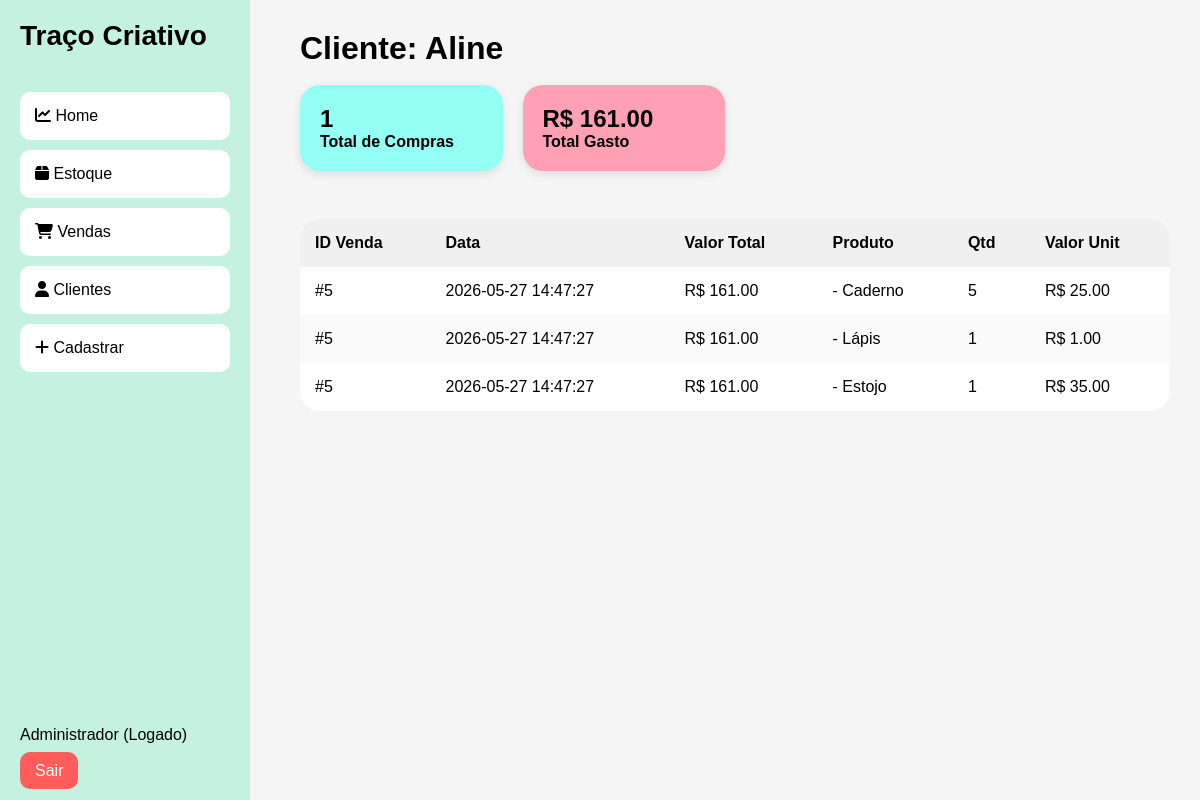
/cliente/1 (signed in), run on the app's committed database.
### tables this page shows
CREATE TABLE clientes (
        id INTEGER PRIMARY KEY AUTOINCREMENT,
        nome TEXT NOT NULL,
        email TEXT NOT NULL
    );

CREATE TABLE itens_venda (
        id INTEGER PRIMARY KEY AUTOINCREMENT,
        venda_id INTEGER,
        produto_id INTEGER,
        qtd INTEGER,
        preco_unitario REAL,
        subtotal REAL
    );

CREATE TABLE vendas (
        id INTEGER PRIMARY KEY AUTOINCREMENT,
        cliente_id INTEGER,
        valor_total REAL,
        data_venda TIMESTAMP DEFAULT CURRENT_TIMESTAMP
    );

CREATE TABLE produtos (
        id INTEGER PRIMARY KEY AUTOINCREMENT,
        nome TEXT NOT NULL,
        preco REAL NOT NULL,
        quantidade INTEGER DEFAULT 0
    );

### app.py (the view)
@app.route("/cliente/<int:id>")
@login_obrigatorio
def cliente_detalhe(id):
    conn = conectar()
    cursor = conn.cursor()
    cursor.execute("SELECT * FROM clientes WHERE id = ?", (id,))
    cliente = cursor.fetchone()
    if not cliente:
        flash("Cliente não encontrado")
        return redirect("/clientes")
    cursor.execute("""
        SELECT COUNT(DISTINCT v.id)
        FROM vendas v
        WHERE v.cliente_id = ?
    """, (id,))
    total_compras = cursor.fetchone()[0] or 0
    cursor.execute("""
        SELECT SUM(iv.subtotal)
        FROM vendas v
        JOIN itens_venda iv ON iv.venda_id = v.id
        WHERE v.cliente_id = ?
    """, (id,))
    total_gasto = cursor.fetchone()[0] or 0
    cursor.execute("""
        SELECT v.id AS venda_id,
               v.data_venda,
               v.valor_total,
               p.nome AS produto_nome,
               iv.qtd,
               iv.preco_unitario,
               iv.subtotal
        FROM vendas v
        JOIN itens_venda iv ON iv.venda_id = v.id
        JOIN produtos p ON p.id = iv.produto_id
        WHERE v.cliente_id = ?
        ORDER BY v.id DESC
    """, (id,))
    vendas = cursor.fetchall()
    return render_template(
        "cliente_detalhe.html",
        cliente=cliente,
        vendas=vendas,
        total_compras=total_compras,
        total_gasto=total_gasto
    )

### app.py (called while the page is built)
def conectar():
    if "db" not in g:
        g.db = sqlite3.connect(DB_NAME, timeout=30)
        g.db.row_factory = sqlite3.Row
    return g.db

@app.teardown_appcontext
def fechar_conexao(exception):
    db = g.pop("db", None)
    if db:
        db.close()

def login_obrigatorio(f):
    @wraps(f)
    def wrapper(*args, **kwargs):
        if "usuario" not in session:
            return redirect("/")
        return f(*args, **kwargs)
    return wrapper

### templates/cliente_detalhe.html
{% extends 'layout.html' %}
{% block content %}
<h1>Cliente: {{ cliente.nome }}</h1>
<br>
<div class="cards">
    <div class="card" style="background:#93FFF5;">
        <h2>{{ total_compras }}</h2>
        <p>Total de Compras</p>
    </div>
    <div class="card" style="background:#FFA0B5;">
        <h2>R$ {{ "%.2f"|format(total_gasto) }}</h2>
        <p>Total Gasto</p>
    </div>
</div>
<br>
<div class="table">
    <table>
        <thead>
            <tr>
                <th>ID Venda</th>
                <th>Data</th>
                <th>Valor Total</th>
                <th>Produto</th>
                <th>Qtd</th>
                <th>Valor Unit</th>
            </tr>
        </thead>
        <tbody>
        {% for venda in vendas %}
            <tr>
                <td>#{{ venda.venda_id }}</td>
                <td>{{ venda.data_venda }}</td>
                <td>R$ {{ "%.2f"|format(venda.valor_total) }}</td>
                <td>
                    {{ venda.produto_id }} - {{ venda.produto_nome }}
                </td>
                <td>
                    {{ venda.qtd }}
                </td>
                <td>
                    R$ {{ "%.2f"|format(venda.preco_unitario) }}
                </td>
            </tr>
        {% endfor %}
        </tbody>
    </table>
</div>
{% endblock %}

### templates/layout.html (shortened to what this page needs)
<!DOCTYPE html>
<html lang="pt-br">
<head>
    <link rel="stylesheet"
    href="https://cdnjs.cloudflare.com/ajax/libs/font-awesome/6.5.1/css/all.min.css">
</head>
<body>
<div class="sidebar">
    <div>
        <div class="logo">
             Traço Criativo
        </div>
        <div class="menu">
            <a href="/dashboard"><i class="fa fa-chart-line"></i> Home</a>
            <a href="/produtos"><i class="fa fa-box"></i> Estoque</a>
            <a href="/vendas"><i class="fa fa-cart-shopping"></i> Vendas</a>
            <a href="/clientes"><i class="fa fa-user"></i> Clientes</a>
            <a href="/cadastrar"><i class="fa fa-plus"></i> Cadastrar</a>
        </div>
    </div>
    <div>
        <p> Administrador (Logado)</p>
        <br>
        <a href="/logout" class="btn btn-red">Sair</a>
    </div>
</div>
<div class="content">
{% block content %}
{% endblock %}
</div>
</body>
</html>

### templates/layout.html (style rules this page uses)
* { margin:0; padding:0; box-sizing:border-box; font-family: Arial; }
body { display:flex; background:#f5f5f5; }
.sidebar { width:250px; height:100vh; background:#C5F2E0; position:fixed; padding:20px; display:flex; flex-direction:column; justify-content:space-between; }
.logo { font-size:28px; font-weight:bold; margin-bottom:40px; }
.menu a { display:block; padding:15px; text-decoration:none; color:black; margin-bottom:10px; border-radius:10px; background:white; }
.content { margin-left:270px; width:100%; padding:30px; }
.cards { display:grid; grid-template-columns:repeat(4,1fr); gap:20px; margin-bottom:30px; }
.card { padding:20px; border-radius:20px; color:black; font-weight:bold; box-shadow:0px 3px 10px rgba(0,0,0,0.1); }
.table { width:100%; background:white; border-radius:20px; overflow:hidden; }
table { width:100%; border-collapse:collapse; }
th, td { padding:15px; text-align:left; }
th { background:#f0f0f0; }
tr:nth-child(even) { background:#fafafa; }
.btn { padding:10px 15px; border:none; border-radius:10px; cursor:pointer; text-decoration:none; }
.btn-red { background:#ff5c5c; color:white; }

### data on the page
clientes: nome "Aline"
itens_venda: venda_id "5", data_venda "2026-05-27 14:47:27", produto_nome "Caderno", qtd "5", preco_unitario "25.00"
vendas: valor_total "161.00"
itens_venda: venda_id "5", data_venda "2026-05-27 14:47:27", produto_nome "Lápis", qtd "1", preco_unitario "1.00"
itens_venda: venda_id "5", data_venda "2026-05-27 14:47:27", produto_nome "Estojo", qtd "1", preco_unitario "35.00"

### other printed values
{{ total_compras }} "1"
{{ "%.2f"|format(total_gasto) }} "161.00"
